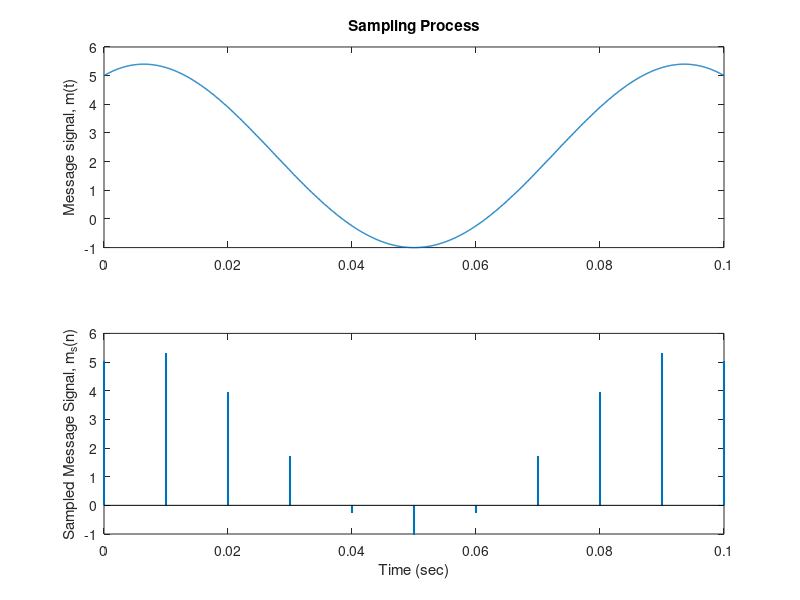
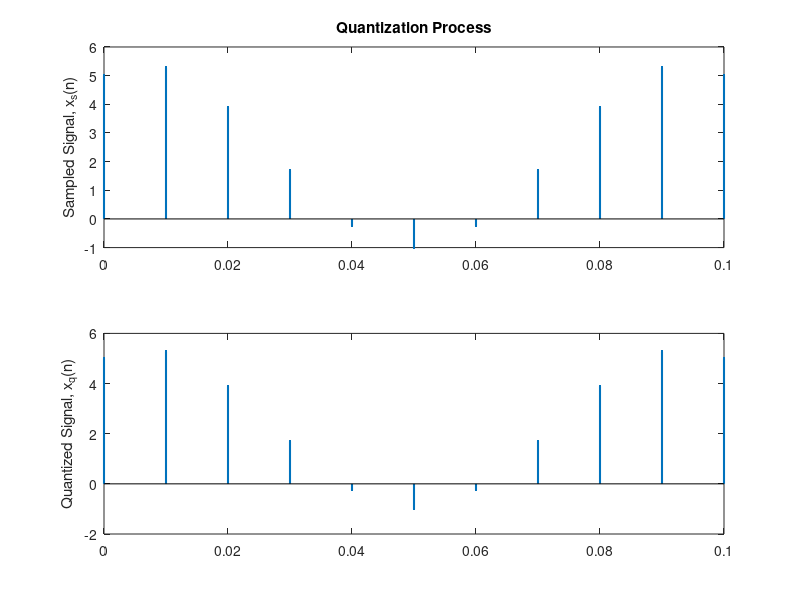
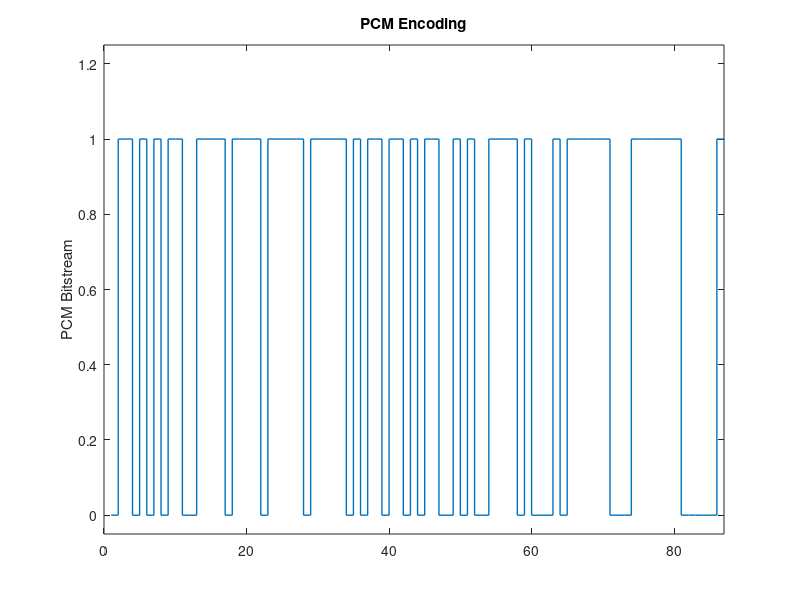
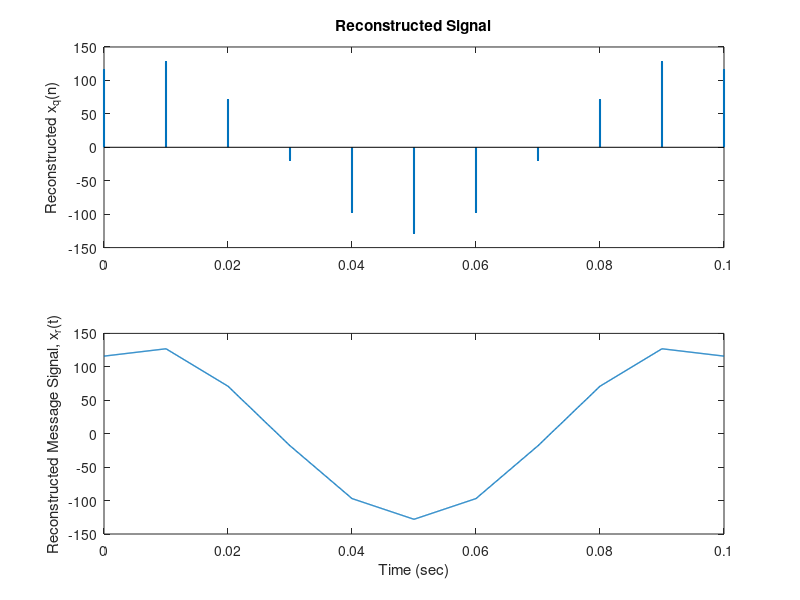

The MATLAB source for these figures, in order:
clc; 
clear all;
close all;
%% Task1
%%sampling
m=@(t)((5.*(cos(20*pi*t)))+ (4.*(sin(10*pi*t))));%Message signal
Fs = 100; %Sampling Frequency
t = 0:0.0001:0.1; % Time Grid
ts = 0:1/Fs:0.1; % Sampling Time Grid
ms = m(ts); % Sampled Signal
figure(1)
subplot(2,1,1), plot(t, m(t), 'linewidth', 1);
title('Sampling Process');
ylabel('Message signal, m(t)');
subplot(2,1,2), stem(ts, ms, '.', 'linewidth', 1.5);
ylabel('Sampled Message Signal, m_s(n)');
xlabel('Time (sec)')

%% Quantization (Rounding)
L = 256; b = log2(L); %QuantizationLevels and bits
delta = (max(ms)-min(ms))/(L-1); % Quantization Step
xq = round(ms/delta)*delta; % Quantized Signal
SQNR = 10*log10(mean(ms.^2)/mean((ms-xq).^2));%Signal-to-quantization-noise ratio
disp(['SQNR = ', num2str(SQNR), ' dB']);
figure(2)
subplot(2,1,1), stem(ts, ms, '.', 'linewidth', 1.5);
title('Quantization Process');
ylabel('Sampled Signal, x_s(n)');
subplot(2,1,2), stem(ts, xq, '.', 'linewidth', 1.5);
ylabel('Quantized Signal, x_q(n)');

%% PCM Encoding
xb = de2bi(round((xq/delta)+41)); %Assigning bits foreach Q-level may addl/2 
xbs = reshape(xb, [1, length(xq)*b]); %PCM Bitstream
figure(3)
stairs(xbs, 'linewidth', 1);
title('PCM Encoding');

ylabel('PCM Bitstream');
xlim([0, length(xbs)-1]);
ylim([-0.05, 1.25]);



%% Reconstruction
xbr = reshape(xbs, [length(xbs)/b, b]);
xqr = (bi2de(xbr) - L/2); % reconstructed quantized signal
xr = interp1(ts, xqr, t); % reconstructed message
figure(4)
subplot(2,1,1), stem(ts, xqr, '.', 'linewidth', 1.5);
title('Reconstructed Signal');
ylabel('Reconstructed x_q(n)');
subplot(2,1,2), plot(t, xr, 'linewidth', 1);
ylabel('Reconstructed Message Signal, x_r(t)');
xlabel('Time (sec)');
%% Task2 :: Modulation of the PCM bitstream using M-ary QAM modulation scheme by taking M=16
M=16;
k=log2(M);
dataInMatrix = reshape(xbs,length(xbs)/k,k);   % Reshape data into binary k-tuples, k = log2(M)
dataSymbolsIn = bi2de(dataInMatrix);     % Convert to integers

figure(5); % Create new figure window.
stem(dataSymbolsIn(1:16));
title('Random Symbols');
xlabel('Symbol Index');
ylabel('Integer Value');


dataMod = qammod(dataSymbolsIn,M);  %bitsteam modulated to QAM
figure(6)
stem(dataMod,'linewidth',1);
title('Quadrature Amplitude Modulated signal')

%% Task 3:: Addition of additive white Gaussian noise of 10dB with the QAM modulated signal
numsamplespersymbol=1;

EbNo=10;%Additive white Guassian Noise
snr=EbNo+10*log10(numsamplespersymbol);%Signal to Noise Ratio

noisysignal=awgn(dataMod,snr,'measured');
sPlotFig = scatterplot(noisysignal,1,0,'g.');
hold on
figure(7)
scatterplot(dataMod,1,0,'k*',sPlotFig);
figure(8)
stem(noisysignal);
title('QAM signal after adding AWGN ')
%%TASK 4 (Demodulating the modulated qam signal)
M=M;
dataout=qamdemod(noisysignal,M);
figure(9)
stem(dataout);
title('demodulated QAM signal')

%% TASK 4:: Part 1: Recovering the PCM bitstream
dataoutMatrix= de2bi(dataout,log2(M));
dataoutbitstream=dataoutMatrix(:);
figure(10)
stairs(dataoutbitstream)
 title('Recovered PCM Bitstream')
%% TASK 4:: Part 2: Comparing with actual bitstreams and finding BER)
[numErrors,ber]=biterr(dataInMatrix,dataoutMatrix);
fprintf('\nThe bit error rate = %5.2e, based on %d errors\n', ...
    ber,numErrors)

%% Task5:: Recovery of the signal from recovered bitstream

xbrr = reshape(dataoutbitstream, [length(dataoutbitstream)/b, b]);
xqrr = (bi2de(xbrr) - L/2); % reconstructed quantized signal
xrr = interp1(ts, xqrr, t); % reconstructed message
figure(11)
subplot(2,1,1), stem(ts, xqrr, '.', 'linewidth', 1.5);
title('Reconstructed Signal');
ylabel('Reconstructed x_q(n)');
subplot(2,1,2), plot(t, xrr, 'linewidth', 1);
ylabel('Reconstructed Message Signal, x_r(t)');
xlabel('Time (sec)');
%%quantization
L = 256; b = log2(L); %QuantizationLevels and bits
delta = (max(ms)-min(ms))/(L-1); % Quantization Step
xqrr = round(ms/delta)*delta; % Quantized Signal
SQNR = 10*log10(mean(ms.^2)/mean((ms-xqrr).^2));
disp(['SQNR = ', num2str(SQNR), ' dB']);
figure(12)
subplot(2,1,1), stem(ts, ms, '.', 'linewidth', 1.5);
title('Quantization Process after recieving');
ylabel('Sampled Signal, x_s(n)');
subplot(2,1,2), stem(ts, xqrr, '.', 'linewidth', 1.5);
ylabel('Quantized Signal after recieving, x_q(n)');
%%%%done by Ayan Chowdhury
